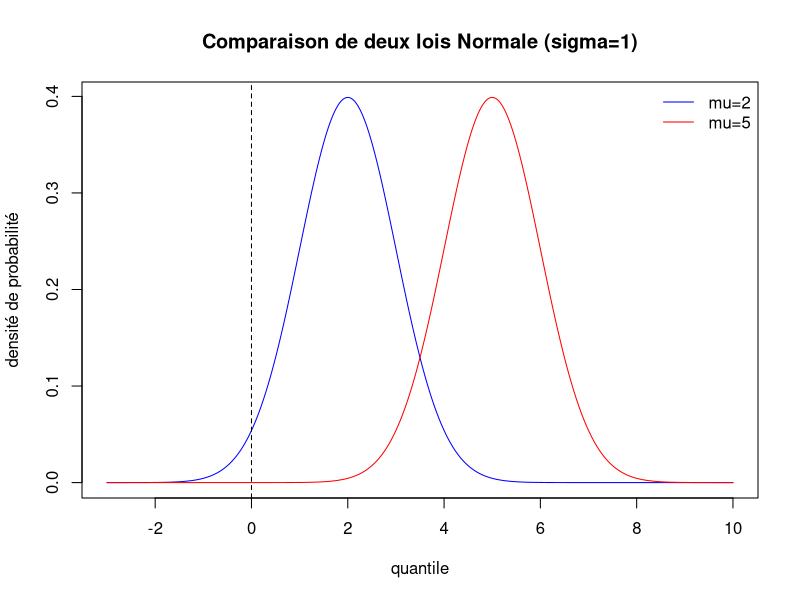
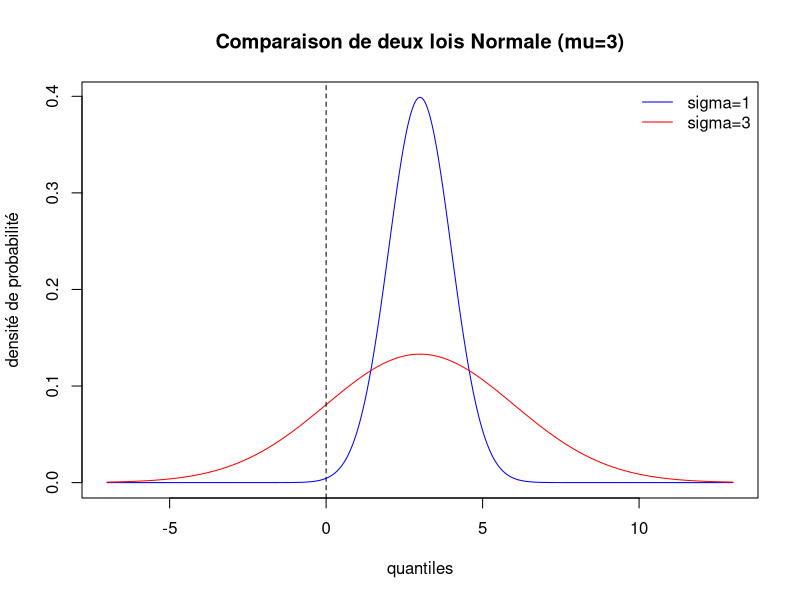
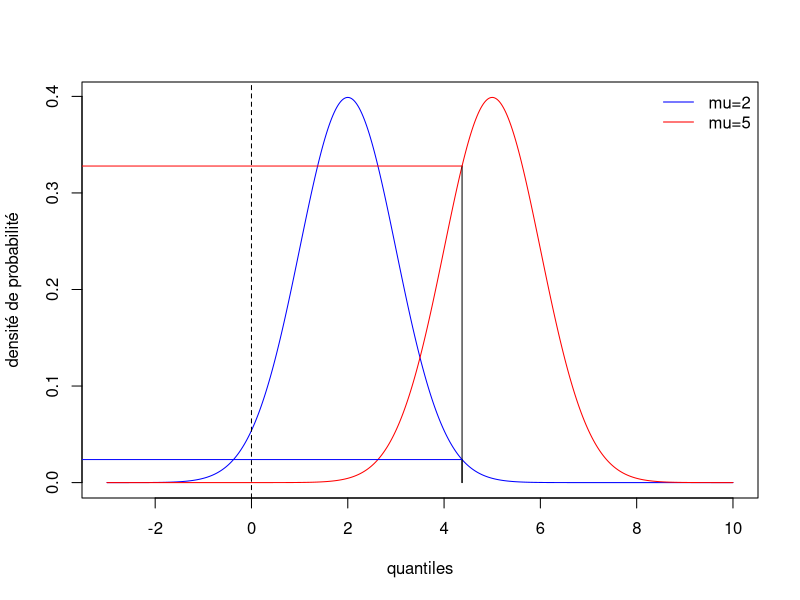
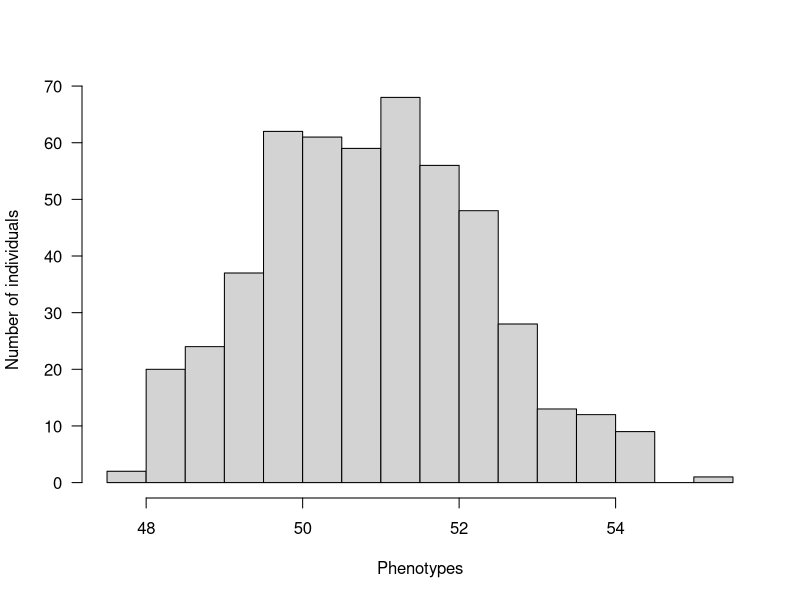
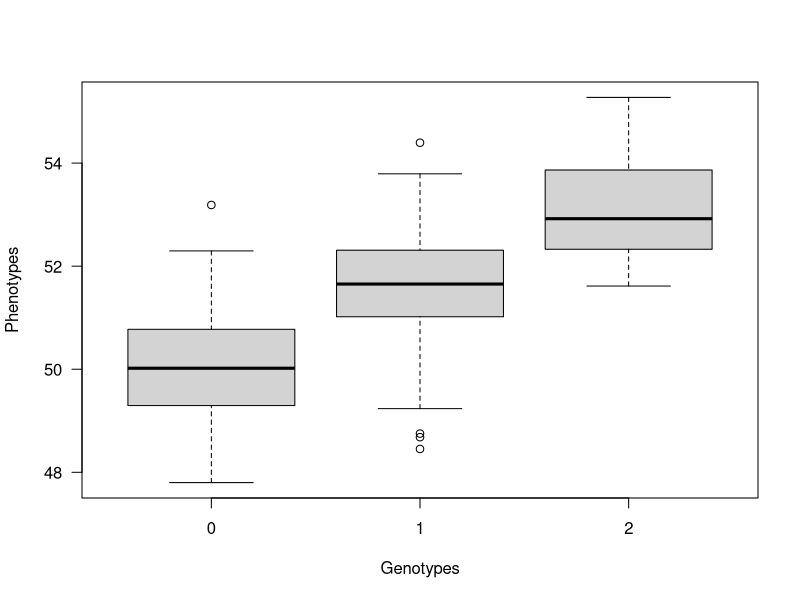
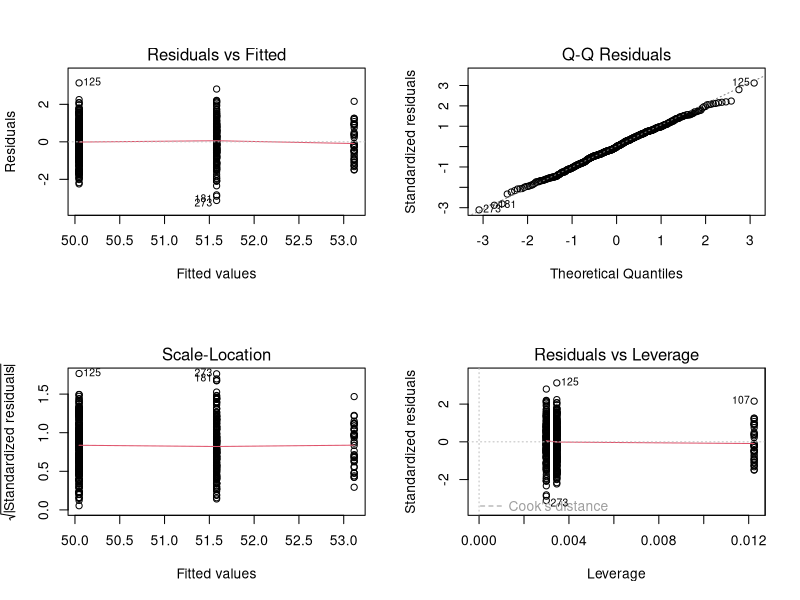
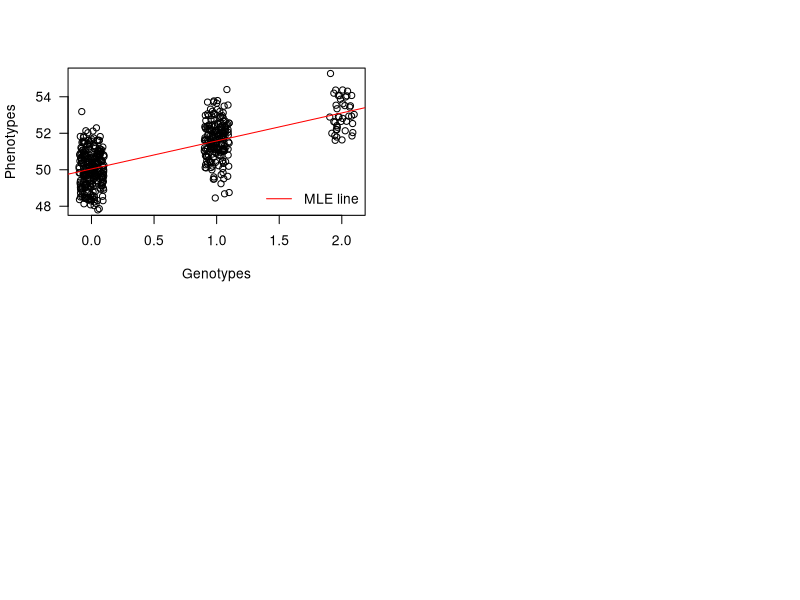

Here is the R script that generated these plots, in order:
## ---- chunk 1
R.v.maj <- as.numeric(R.version$major)
R.v.min.1 <- as.numeric(strsplit(R.version$minor, "\\.")[[1]][1])
if(R.v.maj < 2 || (R.v.maj == 2 && R.v.min.1 < 15))
  stop("requires R >= 2.15", call.=FALSE)

suppressPackageStartupMessages(library(knitr))
opts_chunk$set(echo=TRUE, warning=TRUE, message=TRUE, cache=FALSE)

suppressPackageStartupMessages(library(MASS))

options(digits=3)
## ---- chunk 2
set.seed(1)
y <- rnorm(n=3, mean=5, sd=1)
## ---- chunk 3
x <- seq(from=-3, to=10, length.out=500)
plot(x=x, y=dnorm(x=x, mean=2, sd=1), type="l", col="blue",
     main="Comparaison de deux lois Normale (sigma=1)",
     xlab="quantile", ylab="densité de probabilité")
points(x=x, y=dnorm(x=x, mean=5, sd=1), type="l", col="red")
abline(v=0, lty=2)
legend("topright", legend=c("mu=2", "mu=5"), col=c("blue", "red"), lty=1, bty="n")
## ---- chunk 4
x <- seq(from=-7, to=13, length.out=500)
plot(x=x, y=dnorm(x=x, mean=3, sd=1), type="l", col="blue",
     main="Comparaison de deux lois Normale (mu=3)",
     xlab="quantiles", ylab="densité de probabilité")
points(x=x, y=dnorm(x=x, mean=3, sd=3), type="l", col="red")
abline(v=0, lty=2)
legend("topright", legend=c("sigma=1", "sigma=3"), col=c("blue", "red"), lty=1, bty="n")
## ---- chunk 5
x <- seq(from=-3, to=10, length.out=500)
plot(x=x, y=dnorm(x=x, mean=2, sd=1), type="l", col="blue",
     main="",
     xlab="quantiles", ylab="densité de probabilité")
points(x=x, y=dnorm(x=x, mean=5, sd=1), type="l", col="red")
abline(v=0, lty=2)
legend("topright", legend=c("mu=2", "mu=5"), col=c("blue", "red"), lty=1, bty="n")
segments(x0=y[1], y0=0, x1=y[1], y1=dnorm(x=y[1], mean=2, sd=1))
segments(x0=y[1], y0=0, x1=y[1], y1=dnorm(x=y[1], mean=5, sd=1))
segments(x0=y[1], y0=dnorm(x=y[1], mean=2, sd=1),
         x1=-5, y1=dnorm(x=y[1], mean=2, sd=1), col="blue")
segments(x0=y[1], y0=dnorm(x=y[1], mean=5, sd=1),
         x1=-5, y1=dnorm(x=y[1], mean=5, sd=1), col="red")
## ---- chunk 6
compute.log.likelihood <- function(parameters, data){
  mu <- parameters[1]
  sigma <- parameters[2]
  y <- data
  n <- length(y)
  log.lik <- - n * log(sigma) - (n/2) * log(2 * pi) - sum(((y - mu)^2) / (2 * sigma^2))
  return(log.lik)
}

compute.log.likelihood(c(5,1), y)
compute.log.likelihood(c(2,1), y)
## ---- chunk 7
sum(dnorm(x=y, mean=5, sd=1, log=TRUE))
sum(dnorm(x=y, mean=2, sd=1, log=TRUE))
## ---- chunk 8
seed <- 1859
set.seed(seed)
## ---- chunk 9
n <- 500
## ---- chunk 10
mu <- 50
## ---- chunk 11
##' Calculate the genotype frequencies (AA, Aa, aa) at Hardy-Weinberg equilibrium.
##'
##' https://en.wikipedia.org/wiki/Hardy%E2%80%93Weinberg_principle
##' @param maf frequency of the minor allele, a
##' @return vector of genotype frequencies
##' @author Timothée Flutre
calc.geno.freq <- function(maf){
  geno.freq <- c((1 - maf)^2,
                2 * (1 - maf) * maf,
                maf^2)
  names(geno.freq) <- c("AA", "Aa", "aa")
  return(geno.freq)
}

f <- 0.3
genotypes <- sample(x=c(0,1,2), size=n, replace=TRUE, prob=calc.geno.freq(f))
## ---- chunk 12
table(genotypes)
sum(genotypes) / (2 * n) # estimate of the MAF
var(genotypes) # important for the estimate of beta
## ---- chunk 13
(beta <- rnorm(n=1, mean=1, sd=1))
## ---- chunk 14
sigma <- 1
errors <- rnorm(n=n, mean=0, sd=sigma)
## ---- chunk 15
phenotypes <- mu + beta * genotypes + errors
## ---- chunk 16
hist(phenotypes, breaks="FD", las=1, main="",
     xlab="Phenotypes", ylab="Number of individuals")
## ---- chunk 17
boxplot(phenotypes ~ genotypes, xlab="Genotypes", ylab="Phenotypes", las=1)
## ---- chunk 18
dat <- data.frame(x=genotypes, y=phenotypes)
summary(dat)
## ---- chunk 19
fit <- lm(y ~ x, data=dat)
## ---- chunk 20
par(mfrow=c(2,2))
plot(fit)
## ---- chunk 21
summary(fit)
c(coefficients(fit)[1], coefficients(fit)[2], summary(fit)$sigma)
c(mu, beta, sigma)
summary(fit)$r.squared
## ---- chunk 22
plot(phenotypes ~ jitter(genotypes, factor=0.5), las=1,
     xlab="Genotypes", ylab="Phenotypes")
abline(a=coefficients(fit)[1], b=coefficients(fit)[2], col="red")
legend("bottomright", legend="MLE line", col="red", lty=1, bty="n")
## ---- chunk 23
print(sessionInfo(), locale=FALSE)
